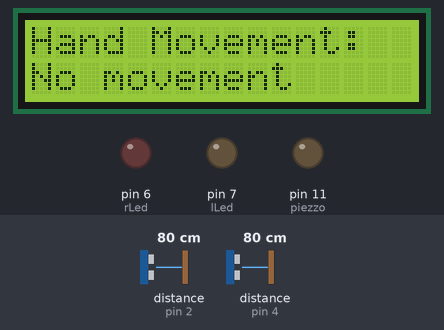
A sketch run on a simulated Arduino Uno, built with avr-gcc and run on an emulated ATmega328P. On the bench: 16×2 character LCD, output pins drawn as LEDs (lit = HIGH). Wiring (inferred from the names in the program): 2 × ultrasonic range finder: trigger pin 5, echo pin 2 / trigger pin 9, echo pin 4. The test bench sets the inputs (shaded band); at power-on: distance to the obstacle (sensors on pin 2, pin 4) 80 cm. The echo pulse lasts 58.3 µs per cm; pins used as bus, display or sensor lines are not drawn.

Above: at 1.2 s.
1.3 s: distance to the obstacle (sensor on pin 2) set to 33 cm
2.8 s: distance to the obstacle (sensor on pin 2) set to 28 cm
At 2.93 s:
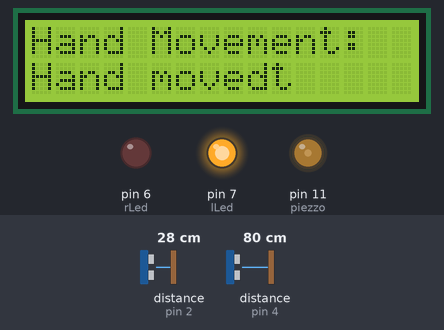
4.3 s: distance to the obstacle (sensor on pin 4) set to 2 cm
At 5.4 s:
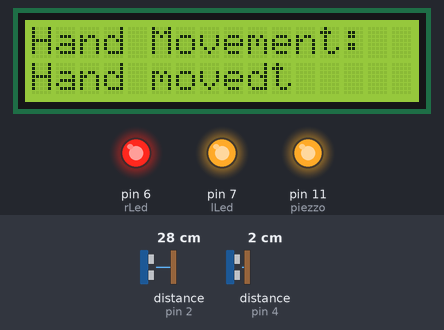
5.8 s: distance to the obstacle (sensor on pin 4) set to 60 cm
At 5.97 s:
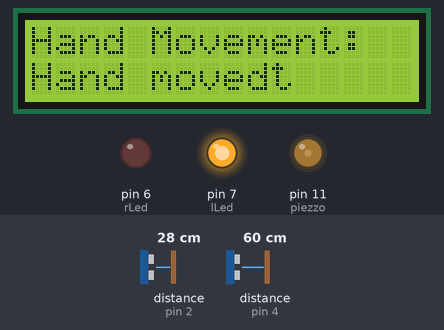
7.3 s: distance to the obstacle (sensor on pin 4) set to 250 cm
9.0 s: distance to the obstacle (sensor on pin 2) set to 35 cm
At 9.3 s:
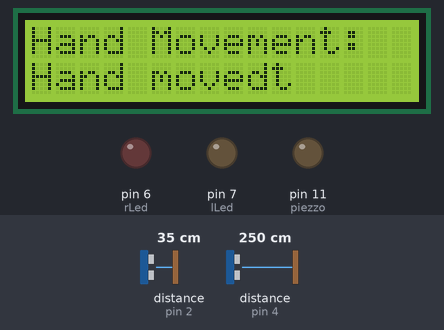
Timing chart, 0 to 12.0 s (numbered marks = the images above; inputs shaded):
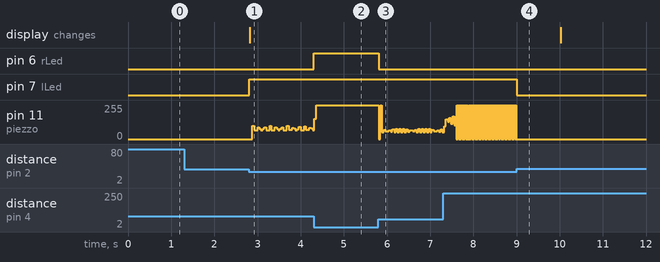

The sketch:

ultra_sonic.ino
```cpp
#include <Wire.h> // Include the Wire library for I2C communication
#include <LiquidCrystal_I2C.h> // Include the LiquidCrystal_I2C library for I2C LCD


LiquidCrystal_I2C lcd(0x27, 16, 2); // Initialize the LCD with I2C address, number of columns and rows

int swipe = 0; // Slide
boolean left = false;
boolean right = false;
int maxD = 30; //(in cm) maximum distance from ultrasonic at which the obstruction will be considered a gesture
long int lastTouch = -1;
int resetAfter = 1000; //ms
int afterslideDelay = 500; //
int slideleft_Begin = -1;
int slideNone = 0;
int slideright_Begin = 1;
unsigned long handMovedTime = 0;
unsigned long handRemovedTime = 0;
unsigned long lcdInitTime = 0;
unsigned long handMovedDuration = 15000; // 15 seconds
unsigned long handRemovedDuration = 15000; // 15 seconds

// Declaring the connected pins
int lLed = 7;
int rLed = 6;
const int lEcho = 2;
const int lTrig = 5;
const int rEcho = 4;
const int rTrig = 9;
const int piezzo = 11;

void setup() {
  pinMode(lLed, OUTPUT);
  pinMode(rLed, OUTPUT);
  pinMode(rEcho, INPUT);
  pinMode(rTrig, OUTPUT);
  pinMode(lEcho, INPUT);
  pinMode(lTrig, OUTPUT);
  pinMode(piezzo, OUTPUT);

  Serial.begin(9600);

  // Initialize the LCD
  lcd.init();
  lcd.backlight();
  lcd.clear();
  lcd.setCursor(0, 0);
  lcd.print("Hand Movement:");
  lcd.setCursor(0, 1);
  lcd.print("No movement"); // Update LCD with "No movement" message
  lcdInitTime = millis();
}

// Get distance
// Echo is input, trigger is output
unsigned long measureD(int input, int output) {
  digitalWrite(output, HIGH);
  delayMicroseconds(10);
  digitalWrite(output, LOW);
  long range = pulseIn(input, HIGH);
  int distance = range / 29 / 2; // to get distance in cm
  return distance;
}

// Activate pins based on distance measurement
boolean act(int input, int output, int led, int buzzer) {
  int d = measureD(input, output);
  boolean pinActivated = false;
  if (d < maxD) {
    analogWrite(led, 255); // Turn on LED at full brightness
    analogWrite(buzzer, 255); // 50% duty cycle tone to the buzzer
    pinActivated = true;
  } else {
    analogWrite(led, 0); // Turn off LED
    digitalWrite(buzzer, LOW); //Turn off piezzo
    pinActivated = false;
  }
  return pinActivated;
}

void slideNow(char directn) {
  if ('R' == directn) {
    // press the right arrow key
    swipe = slideright_Begin;
  }
  if ('L' == directn) {
    // press the left arrow key
    swipe = slideleft_Begin;
  }
  delay(afterslideDelay);
  swipe = slideNone;
}

void loop() {
  left = act(lEcho, lTrig, lLed, piezzo);
  right = act(rEcho, rTrig, rLed, piezzo);
  if (left || right) {
    lastTouch = millis();
    if (swipe == 0) {
      handMovedTime = millis();
      lcd.setCursor(0, 1);
      lcd.print("Hand moved"); // Update LCD with "Hand moved" message
    }
  } else {
      handRemovedTime = millis();
      if (lastTouch > 0 && (handRemovedTime - lastTouch) > resetAfter) {
        lastTouch = -1;
        lcd.clear();
        lcd.setCursor(0, 0);
        lcd.print("Hand Movement:");
        lcd.setCursor(0, 1);
        lcd.print("No movement"); // Update LCD with "No movement" message
      }
  }

  if (swipe == 0 && (millis() - handMovedTime) > handMovedDuration) {
  // If hand has not moved for handMovedDuration milliseconds, slide to right
    slideNow('R');
  }

  if (swipe == 0 && (millis() - handRemovedTime) > handRemovedDuration) {
  // If hand has been removed for handRemovedDuration milliseconds, slide to left
    slideNow('L');
  }

// Other code for the loop() function

}
```

Measured:
- the behaviour switches between 31 and 30 cm on distance to the obstacle (sensor on pin 2) (found by bisection; images 0 and 1)
- after the input at 1.3 s, every drawn part: stays the same
- after the input at 4.3 s, pin 6 (rLed): LOW → HIGH at once
- after the input at 5.8 s, pin 6 (rLed): HIGH → LOW at once
- after the input at 9.0 s, pin 7 (lLed): HIGH → LOW at once; pin 11 (piezzo): stops changing and stays 0/255
